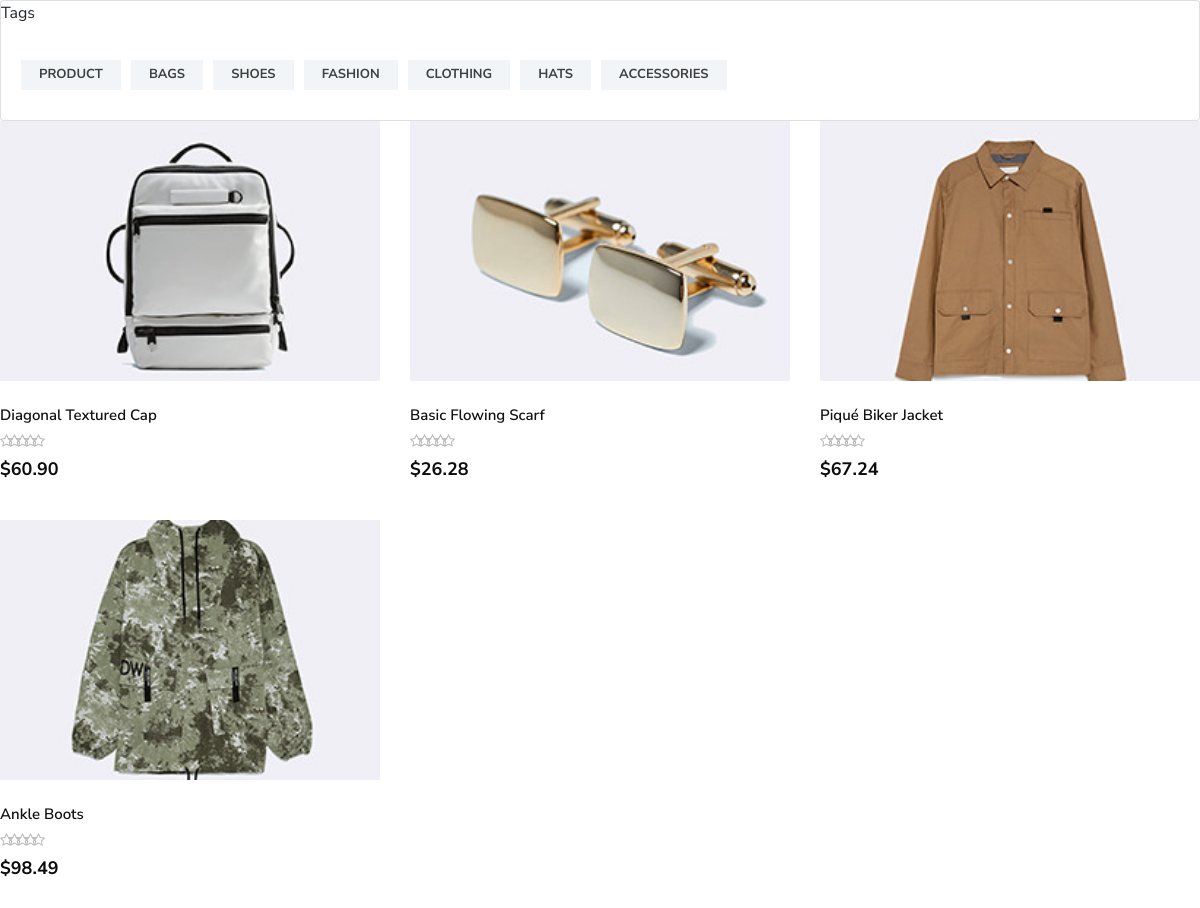
/test_products.php, run on the app's committed database.
### tables this page shows
CREATE TABLE `product` (
  `ID` int(11) NOT NULL,
  `NAME` varchar(500) DEFAULT NULL,
  `IMAGE` varchar(550) DEFAULT NULL,
  `IDCATEGORY` int(11) DEFAULT NULL,
  `PRICE` double DEFAULT NULL,
  `QUATITY` int(11) DEFAULT NULL,
  `ISACTIVE` tinyint(4) DEFAULT NULL
);

### test_products.php (the view, shortened to what this page needs)
<?php
$servername = "localhost";
$username = "root";
$password = "";
$dbname = "male_fashion";
$conn = new mysqli($servername, $username, $password, $dbname);
$sql = "SELECT p.ID, p.NAME, p.IMAGE, p.PRICE, c.NAME AS CATEGORY_NAME
        FROM product p
        JOIN category c ON p.IDCATEGORY = c.ID
        WHERE p.ISACTIVE = 1";
$result = $conn->query($sql);
?>
<!DOCTYPE html>
<html lang="en">
<head>
    <link rel="stylesheet" href="css/bootstrap.min.css" type="text/css">
    <link rel="stylesheet" href="css/font-awesome.min.css" type="text/css">
    <link rel="stylesheet" href="css/elegant-icons.css" type="text/css">
    <link rel="stylesheet" href="css/magnific-popup.css" type="text/css">
    <link rel="stylesheet" href="css/nice-select.css" type="text/css">
    <link rel="stylesheet" href="css/owl.carousel.min.css" type="text/css">
    <link rel="stylesheet" href="css/slicknav.min.css" type="text/css">
    <link rel="stylesheet" href="css/style.css" type="text/css">
</head>
<body>
    <div class="card">
        <div class="card-heading">
            <a data-toggle="collapse" data-target="#collapseSix">Tags</a>
        </div>
        <div id="collapseSix" class="collapse show" data-parent="#accordionExample">
            <div class="card-body">
                <div class="shop__sidebar__tags">
                    <a class="category-link" href="?category=Product">Product</a>
                    <a class="category-link" href="?category=Bags">Bags</a>
                    <a class="category-link" href="?category=Shoes">Shoes</a>
                    <a class="category-link" href="?category=Fashion">Fashion</a>
                    <a class="category-link" href="?category=Clothing">Clothing</a>
                    <a class="category-link" href="?category=Hats">Hats</a>
                    <a class="category-link" href="?category=Accessories">Accessories</a>
                </div>
            </div>
        </div>
    </div>
    <div id="product-results" class="row">
        <?php
        if ($result->num_rows > 0) {
            while ($row = $result->fetch_assoc()) {
                $imagePath = 'img/product/' . $row["IMAGE"];
                echo "<div class='col-lg-4 col-md-6 col-sm-6'>";
                echo "<div class='product__item'>";
                echo "<div class='product__item__pic set-bg' data-setbg='$imagePath'>";
                echo "</div>";
                echo "<div class='product__item__text'>";
                echo "<h6>" . $row["NAME"] . "</h6>";
                echo "<div class='rating'>";
                for ($i = 0; $i < 5; $i++) {
                    echo "<i class='fa fa-star-o'></i>";
                }
                echo "</div>";
                echo "<h5>$" . number_format($row["PRICE"], 2) . "</h5>";
                echo "</div>";
                echo "</div>";
                echo "</div>";
            }
        } else {
            echo "<p>No products found.</p>";
        }
        ?>
    </div>
</body>
</html>

### css/style.css (style rules this page uses)
html, body { height: 100%; font-family: "Nunito Sans", sans-serif; -webkit-font-smoothing: antialiased; }
h1, h2, h3, h4, h5, h6 { margin: 0; color: #111111; font-weight: 400; font-family: "Nunito Sans", sans-serif; }
h5 { font-size: 18px; }
h6 { font-size: 16px; }
.set-bg { background-repeat: no-repeat; background-size: cover; background-position: top center; }
.product__item { overflow: hidden; margin-bottom: 40px; }
.product__item__pic { height: 260px; position: relative; background-position: center center; }
.product__item__text { padding-top: 25px; position: relative; }
.product__item__text h6 { color: #111111; font-size: 15px; font-weight: 600; margin-bottom: 5px; -webkit-transition: all, 0.3s; -o-transition: all, 0.3s; transition: all, 0.3s; }
.product__item__text .rating { margin-bottom: 6px; }
.product__item__text .rating i { font-size: 14px; color: #b7b7b7; margin-right: -5px; }
.product__item__text h5 { color: #0d0d0d; font-weight: 700; }
.shop__sidebar__tags { padding-top: 15px; }
.shop__sidebar__tags a { color: #404040; font-size: 13px; font-weight: 700; background: #f1f5f8; padding: 5px 18px; display: inline-block; text-transform: uppercase; margin-right: 6px; margin-bottom: 10px; -webkit-transition: all, 0.3s; -o-transition: all, 0.3s; transition: all, 0.3s; }

### data on the page
product: shows a picture, NAME "Diagonal Textured Cap", PRICE "60.90"
product: shows a picture, NAME "Basic Flowing Scarf", PRICE "26.28"
product: shows a picture, NAME "Piqué Biker Jacket", PRICE "67.24"
product: shows a picture, NAME "Ankle Boots", PRICE "98.49"
